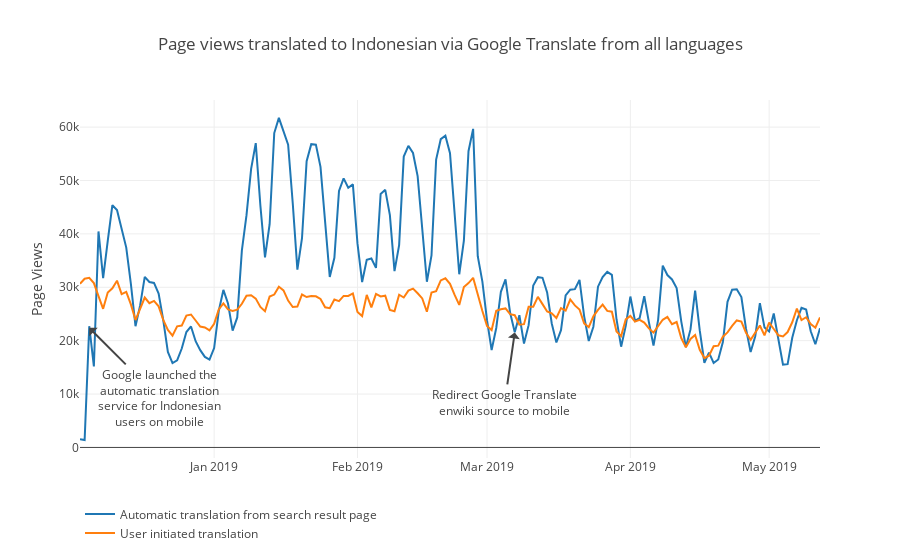

Source (notebook cell):
### Code cell
pageviews_id = pageviews[pageviews.is_id].pivot(index='date',columns='initiation_method',values='pageviews')
fig = {
    'data': [{
    'x': pageviews_id.index,
    'y': pageviews_id[col],
    'name': col
    }  for col in pageviews_id.columns],
    'layout': {
        'yaxis': {'title': "Page Views"},
        'title': {'text': 'Page views translated to Indonesian via Google Translate from all languages'},
        'legend': {'x': 0, 'y': -0.25},
        'hoverlabel': {'namelength' : -1},
        'annotations': [{'x':'2018-12-05', 'y':22397, 'text':'Google launched the<br>automatic translation<br>service for Indonesian<br>users on mobile',
                        'ax': 70, 'ay': 70},
                        {'x':'2019-03-07', 'y':21552, 'text':'Redirect Google Translate<br>enwiki source to mobile',
                         'ax': -10, 'ay': 70}]
    }
}
plotly.offline.iplot(fig)

### Figure 1 — Plotly figure (JSON) as saved in the notebook; plotly's stock layout.template omitted (floating-point values rounded to 4 significant figures; data arrays with more than 128 entries replaced by an {"elided": "..."} marker saying what was removed)
{"data": [{"name": "Automatic translation from search result page", "type": "scatter", "uid": "7557718d-2b64-48c4-877a-fef4aaf0dd86", "x": {"elided": "161 str values"}, "y": {"elided": "161 int values"}}, {"name": "User initiated translation", "type": "scatter", "uid": "c4dfeab0-d0f5-4c2a-8fab-06991e580cc1", "x": {"elided": "161 str values"}, "y": {"elided": "161 int values"}}], "layout": {"annotations": [{"ax": 70, "ay": 70, "text": "Google launched the<br>automatic translation<br>service for Indonesian<br>users on mobile", "x": "2018-12-05", "y": 22397}, {"ax": -10, "ay": 70, "text": "Redirect Google Translate<br>enwiki source to mobile", "x": "2019-03-07", "y": 21552}], "hoverlabel": {"namelength": -1}, "legend": {"x": 0, "y": -0.25}, "title": {"text": "Page views translated to Indonesian via Google Translate from all languages"}, "yaxis": {"title": {"text": "Page Views"}}}}
